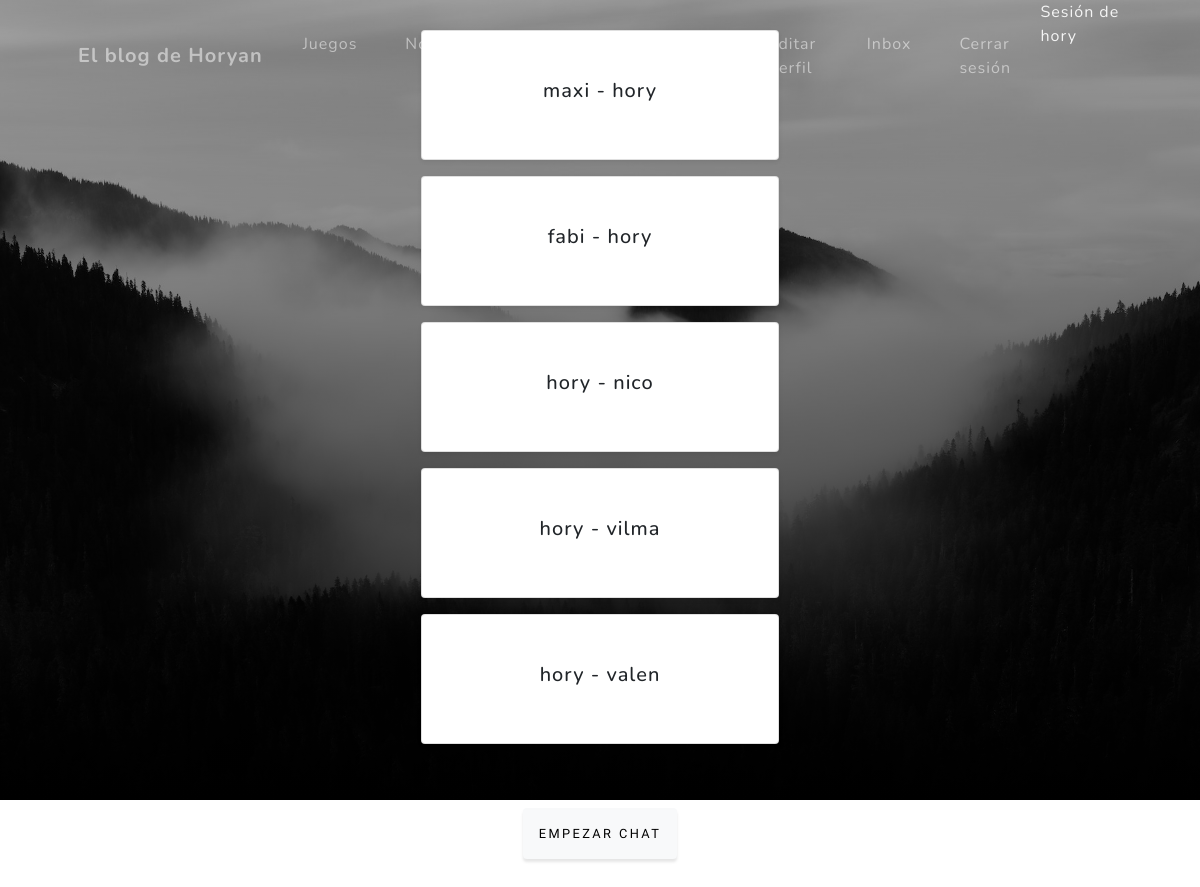
Page /chat/inbox (signed in) on the committed database.
### chat/models.py (models this page shows)
class ThreadModel(models.Model):
    user = models.ForeignKey(User, on_delete=models.CASCADE, related_name='+')
    receiver = models.ForeignKey(User, on_delete=models.CASCADE, related_name='+')

### chat/views.py (the view)
# urls.py: path('inbox', ListThreads.as_view(), name = 'inbox'),
class ListThreads(View):
    def get(self, request, *args, **kwargs):
        threads = ThreadModel.objects.filter(Q(user=request.user) | Q(receiver=request.user))
        context = {
            'threads': threads
        }
        return render(request, 'chat/inbox.html', context)

### chat/templates/chat/inbox.html (shortened to what this page needs)
{% extends 'App/padre.html' %}
{% load crispy_forms_tags %}
{% block titulo %}
<div class="container">
    <div class="row">
        <div class="col-md-12 p-5">
        </div>
    </div>
    {% for thread in threads.all %}
    <div class="row mb-3">
        <div class="card col-md-12 p-5 shadow-sm">
            <h5> {{ thread.receiver }} - {{thread.user}}</h5>
        </div>
    </div>
    {% endfor %}
    <div class="row">
        <div class="col-mod-12 p-5">
            <form method="GET" action="{% url 'create-thread' %}">
                <button class="btn btn-light p-3" type="submit"> Empezar chat </button>
            </form>
        </div>
    </div>
</div>
{% endblock %}

### App/templates/App/padre.html (shortened to what this page needs)
<!DOCTYPE html>
<html lang="en">
    <head>
        {% load static %}
        <link href="{% static 'App/css/styles.css' %}" rel="stylesheet" />
    </head>
    <body id="page-top">
        <nav class="navbar navbar-expand-lg navbar-light fixed-top" id="mainNav">
            <div class="container px-4 px-lg-5">
                <a class="navbar-brand" href="{% url 'inicio' %}">El blog de Horyan</a>
                <div class="collapse navbar-collapse" id="navbarResponsive">
                    <ul class="navbar-nav ms-auto">
                        <li class="nav-item"><a class="nav-link" href="{% url 'juego_listar' %}">Juegos</a></li>
                        <li class="nav-item"><a class="nav-link" href="{% url 'noticia_listar' %}">Noticias</a></li>
                        <li class="nav-item"><a class="nav-link" href="{% url 'sugerencia_listar'%}">Sugerencias</a></li>
                        <li class="nav-item"><a class="nav-link" href="{% url 'acercademi'%}">Acerca de mi</a></li>
                        {% if not request.user.is_authenticated %}
                        <li class="nav-item"><a class="nav-link" href="{% url 'login'%}">Iniciar Sesión</a></li>
                        <li class="nav-item"><a class="nav-link" href="{% url 'register'%}">Nuevo Usuario</a></li>
                        {% else %}
                        <li class="nav-item"><a class="nav-link" href="{% url 'editarPerfil'%}">Editar Perfil</a></li>
                        <li class="nav-item"><a class="nav-link" href="{% url 'inbox'%}">Inbox</a></li>
                        <li class="nav-item"><a class="nav-link" href="{% url 'logout'%}">Cerrar sesión</a></li>
                        <h7 style="color:whitesmoke"> Sesión de {{user}} </h7>
                        {% endif %}
                    </ul>
                </div>
            </div>
        </nav>
        <header class="masthead">
            <div class="container px-4 px-lg-5 d-flex h-100 align-items-center justify-content-center">
                <div class="d-flex justify-content-center">
                    <div class="text-center">
                        {% block titulo %}{% endblock %}
                    </div>
                </div>
            </div>
        </header>
    </body>
</html>

### rows in the picture
ThreadModel: receiver "maxi", user "hory"
ThreadModel: receiver "fabi", user "hory"
ThreadModel: receiver "hory", user "nico"
ThreadModel: receiver "hory", user "vilma"
ThreadModel: receiver "hory", user "valen"

### other values in the picture
{{ user }} "hory"
